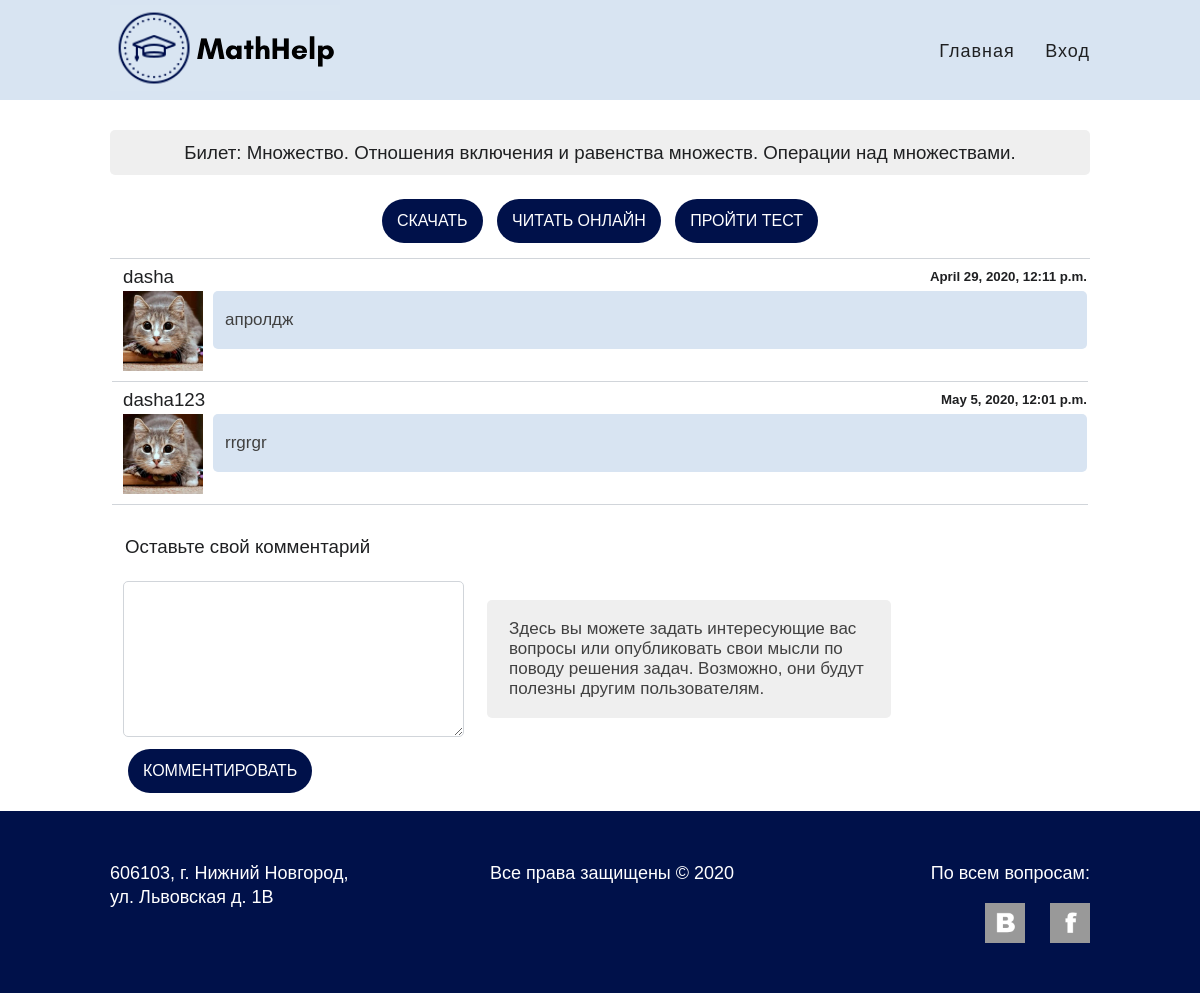
The app's page /tickets/1 with its own data.
### apps/tickets/models.py (models this page shows, shortened)
class Ticket(models.Model):
    MIN_LEVEL, MAX_LEVEL = 1, 5
    error_messages = {
        'invalid_level': f'Level must be a value from {MIN_LEVEL} to {MAX_LEVEL}.'
    }
    name = models.CharField(max_length=256, unique=True)
    level = models.SmallIntegerField()
    filename = models.CharField(max_length=256, unique=True)
    objects = TicketManager()
    def get_pdf_url(self):
        return reverse(TicketsConfig.TICKET_PDF_URL, args=[self.filename])
    def get_quiz_url(self):
        if hasattr(self, 'quiz'):
            return self.quiz.get_absolute_url()
    def get_comments(self):
        return self.comment_set.all()

### apps/forum/models.py (models this page shows, shortened)
class Comment(models.Model):
    ticket = models.ForeignKey(Ticket, on_delete=models.CASCADE)
    user = models.ForeignKey(get_user_model(), on_delete=models.CASCADE)
    date = models.DateTimeField(auto_now_add=True)
    body = models.TextField(max_length=2048)

### apps/profiles/models.py (models this page shows, shortened)
class Profile(models.Model):
    error_messages = {
        'invalid_delete_photo': 'Can not delete default photo.',
    }
    PHOTO_MAX_WIDTH, PHOTO_MAX_HEIGHT = 250, 250
    DEFAULT_PHOTO_PATH = os.path.join('profiles', 'default-avatar.jpg')
    MALE, FEMALE = 'M', 'F'
    GENDER_CHOICES = ((MALE, 'Male'), (FEMALE, 'Female'))
    user = models.OneToOneField(get_user_model(), on_delete=models.CASCADE)
    first_name = models.CharField(max_length=128, default='', blank=True)
    last_name = models.CharField(max_length=128, default='', blank=True)
    photo = models.ImageField(
        upload_to=get_photo_upload_path, default=DEFAULT_PHOTO_PATH
    )
    gender = models.CharField(
        max_length=1, choices=GENDER_CHOICES, default=MALE, blank=True
    )
    age = models.PositiveSmallIntegerField(default=0, blank=True)
    login_count = models.IntegerField(default=0)

### apps/tickets/views.py (the view)
class TicketDetailView(DetailView):
    model = Ticket
    template_name = f'{TicketsConfig.name}/ticket-detail.html'
    pk_url_kwarg = 'ticket_id'
    def get_context_data(self, **kwargs):
        context = super().get_context_data(**kwargs)
        context['comment_form'] = CommentCreateForm(self.get_object(), self.request.user)
        return context

### apps/forum/forms.py (shortened to what this page needs)
class CommentCreateForm(forms.ModelForm):
    class Meta:
        model = Comment
        fields = ['body']
    def __init__(self, ticket, user, *args, **kwargs):
        super().__init__(*args, **kwargs)
        self.use_required_attribute = False
        self.ticket = ticket
        self.user = user

### apps/accounts/context_processors.py (called while the page is built)
def accounts(request):
    return {
        'ACCOUNT_LOGIN_URL':           AccountsConfig.ACCOUNT_LOGIN_URL,
        'ACCOUNT_LOGOUT_URL':          AccountsConfig.ACCOUNT_LOGOUT_URL,
        'ACCOUNT_SETTINGS_URL':        AccountsConfig.ACCOUNT_SETTINGS_URL,
        'ACCOUNT_CREATE_URL':          AccountsConfig.ACCOUNT_CREATE_URL,
        'ACCOUNT_DELETE_URL':          AccountsConfig.ACCOUNT_DELETE_URL,
        'ACCOUNT_PASSWORD_CHANGE_URL': AccountsConfig.ACCOUNT_PASSWORD_CHANGE_URL,
        'ACCOUNT_USERNAME_UPDATE_URL': AccountsConfig.ACCOUNT_USERNAME_UPDATE_URL,
        'ACCOUNT_EMAIL_UPDATE_URL':    AccountsConfig.ACCOUNT_EMAIL_UPDATE_URL,
    }

### apps/forum/context_processors.py (called while the page is built)
def forum(request):
    return {
        'FORUM_COMMENT_CREATE_URL': ForumConfig.FORUM_COMMENT_CREATE_URL,
        'FORUM_COMMENT_DELETE_URL': ForumConfig.FORUM_COMMENT_DELETE_URL,
    }

### apps/pages/context_processors.py (called while the page is built)
def pages(request):
    return {
        'INDEX_URL':      PagesConfig.INDEX_URL,
        'REFERENCES_URL': PagesConfig.REFERENCES_URL,
    }

### apps/quiz/context_processors.py (called while the page is built)
def quiz(request):
    return {
        'QUIZ_FORM_URL':    QuizConfig.QUIZ_FORM_URL,
        'QUIZ_RESULT_URL':  QuizConfig.QUIZ_RESULT_URL,
        'QUIZ_SAVE_URL':    QuizConfig.QUIZ_SAVE_URL,
        'QUIZ_RESTART_URL': QuizConfig.QUIZ_RESTART_URL,
        'QUIZ_REPORT_URL':  QuizConfig.QUIZ_REPORT_URL,
    }

### apps/quiz/models.py (called while the page is built)
    def get_absolute_url(self):
        return reverse(QuizConfig.QUIZ_FORM_URL, args=[self.id])

### apps/tickets/context_processors.py (called while the page is built)
def tickets(request):
    return {
        'TICKET_LIST_URL':     TicketsConfig.TICKET_LIST_URL,
    }

### apps/tickets/templates/tickets/ticket-detail.html (shortened to what this page needs)
{% extends 'base.html' %}
{% load static %}
{% block css %}
  <link rel="stylesheet" href="{% static 'tickets/css/style.css' %}">
{% endblock %}
{% block content %}
<div class="container">
  <div class="ticket-detail">
    <h3>Билет: {{ ticket.name }}</h3>
  </div>
  <div class="border-bottom ticket-actions">
    <a class="btn btn-blue" href="{{ ticket.get_pdf_url }}" download>Скачать</a>
    <a class="btn btn-blue" href="{{ ticket.get_pdf_url }}">Читать онлайн</a>
    <a class="btn btn-blue" href="{{ ticket.get_quiz_url }}">Пройти тест</a>
  </div>
  <table class="comments-table">
    {% for comment in ticket.get_comments %}
      <tr>
        <td class="border-bottom">
          <h3>{{ comment.user }}</h3>
          <h5>{{ comment.date }}</h5>
          <div class="comment">
            <img src="{{ comment.user.profile.photo.url }}" width="80px" height="80px">
            <div class="comment-body">
            <p>{{ comment.body }}</p>
            </div>
          </div>
        </td>
      </tr>
    {% endfor %}
  </table>
  <div class="submit-comment">
    <h3>Оставьте свой комментарий</h3>
    <table>
      <tr>
        <td>
          <form action="{% url FORUM_COMMENT_CREATE_URL ticket.id %}" method="POST">
            {% for field in comment_form %}
              {{ field }}
            {% endfor %}<br>
            <button type="submit" class="btn btn-blue">Комментировать</button>
          </form>
        </td>
        <td class="submit-comment-instruction">
          <div>
            <p>Здесь вы можете задать интересующие вас вопросы или опубликовать
              свои мысли по поводу решения задач. Возможно, они будут полезны другим пользователям.</p>
          </div>
        </td>
      </tr>
    </table>
    </div>
  </div>
{% endblock %}

### static/css/style.css (style rules this page uses)
body { min-width: 1000px; margin: 0; padding: 0; font-family: Arial, sans-serif; font-size: 16px; line-height: 24px; color: #1f2022; }
.container { width: 980px; margin: 0 auto; padding: 0 10px; }
.border-bottom { padding-bottom: 10px; border-bottom: 1px solid; border-color: #d1d5da; }
.btn { display: inline-block; padding: 15px; margin: 5px; font-size: 16px; line-height: 14px; vertical-align: top; text-align: center; text-decoration: none; text-transform: uppercase; color: #ffffff; cursor: pointer; outline: none; border: none; border-radius:999px; }
.btn-blue { background: #00114a; }

### apps/tickets/static/tickets/css/style.css (style rules this page uses)
.ticket-detail { background: #efefef; border: none; border-radius: 5px; text-align: center; margin-top: 30px; }
.ticket-detail h3 { padding-top: 10px; padding-bottom: 10px; font-weight: normal; line-height: 25px; }
.ticket-actions { text-align: center; }
.comments-table { width: 100%; }
.comments-table td { border-left: 0px; border-right: 0px; }
.comments-table h3 { margin-top: 3px; margin-bottom: 2px; margin-left: 10px; display: inline-block; font-weight: normal; }
.comments-table h5 { display: block; float: right; margin-top: 3px; margin-bottom: 2px; }
.comment img { display:block; float: left; margin-left: 10px; margin-right: 5px; }
.comment-body { background: #d8e4f2; min-height: 40px; border: none; border-radius: 5px; padding: 2px; margin-left: 100px; }
.comment-body p { margin-left: 10px; color: #404040; font-size: 17px; line-height: 20px; }
.submit-comment { padding: 10px; }
.submit-comment textarea { border: 1px solid; border-color: #d1d5da; border-radius: 5px; }
.submit-comment h3 { padding-left: 5px; font-weight: normal; }
.submit-comment-instruction { vertical-align: top; padding: 20px; }
.submit-comment-instruction p { padding-left: 20px; padding-right: 20px; color: #404040; font-size: 17px; line-height: 20px; }
.submit-comment-instruction div { background: #efefef; border: none; border-radius: 5px; padding: 2px; width: 400px; }

### records on screen
Ticket: name "Множество. Отношения включения и равенства множеств. Операции над множествами."
Comment: user "dasha", date "April 29, 2020, 12:11 p.m.", user.profile.photo (picture), body "апролдж"
Comment: user "dasha123", date "May 5, 2020, 12:01 p.m.", user.profile.photo (picture), body "rrgrgr"
